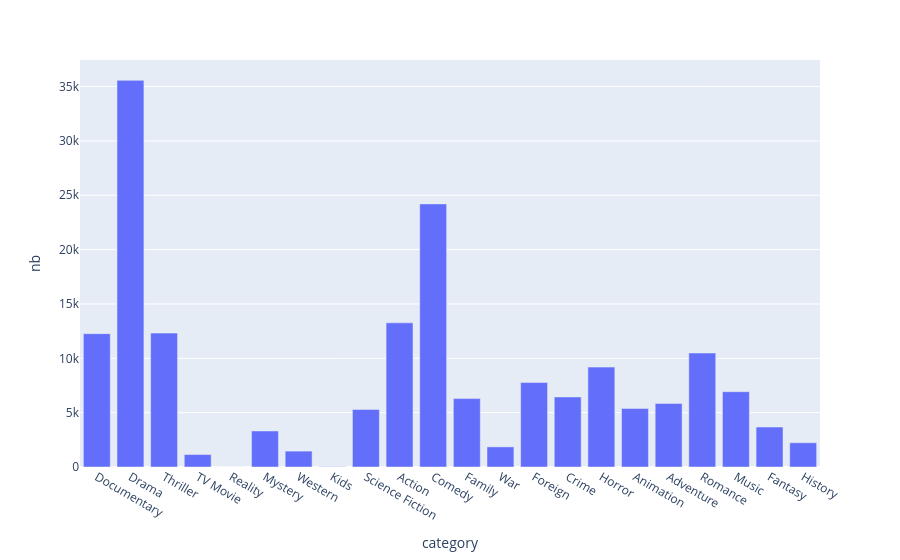

Notebook cell for this chart:
### Code cell
import plotly.express as px

plot = px.bar(df, x="category", y="nb")
plot.show()

### Figure 1 — Plotly figure (JSON) as saved in the notebook; plotly's stock layout.template omitted (floating-point values rounded to 4 significant figures)
{"data": [{"hovertemplate": "category=%{x}<br>nb=%{y}<extra></extra>", "legendgroup": "", "marker": {"color": "#636efa", "pattern": {"shape": ""}}, "name": "", "orientation": "v", "showlegend": false, "textposition": "auto", "type": "bar", "x": ["Documentary", "Drama", "Thriller", "TV Movie", "Reality", "Mystery", "Western", "Kids", "Science Fiction", "Action", "Comedy", "Family", "War", "Foreign", "Crime", "Horror", "Animation", "Adventure", "Romance", "Music", "Fantasy", "History"], "xaxis": "x", "y": [12267, 35571, 12318, 1144, 1, 3314, 1461, 31, 5293, 13264, 24205, 6294, 1850, 7768, 6446, 9190, 5376, 5851, 10486, 6927, 3676, 2231], "yaxis": "y"}], "layout": {"barmode": "relative", "legend": {"tracegroupgap": 0}, "margin": {"t": 60}, "xaxis": {"anchor": "y", "domain": [0, 1], "title": {"text": "category"}}, "yaxis": {"anchor": "x", "domain": [0, 1], "title": {"text": "nb"}}}}
